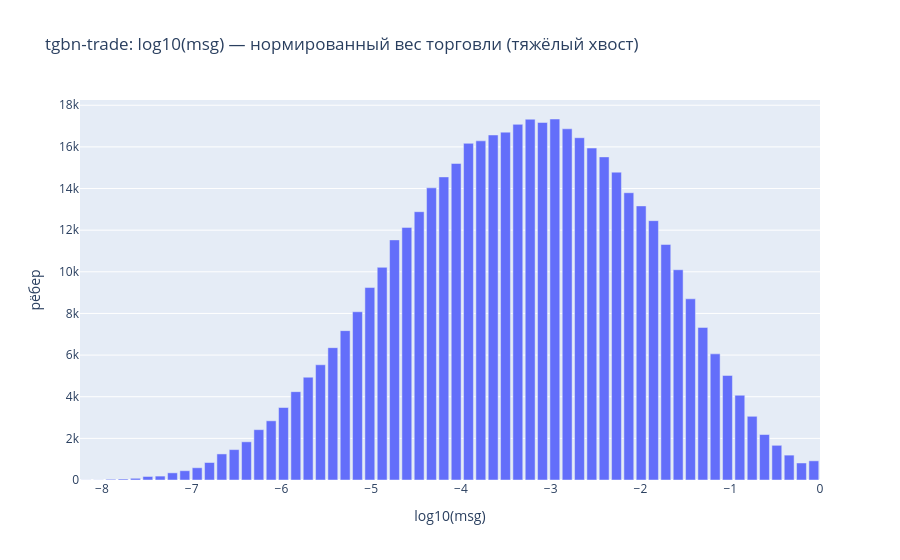
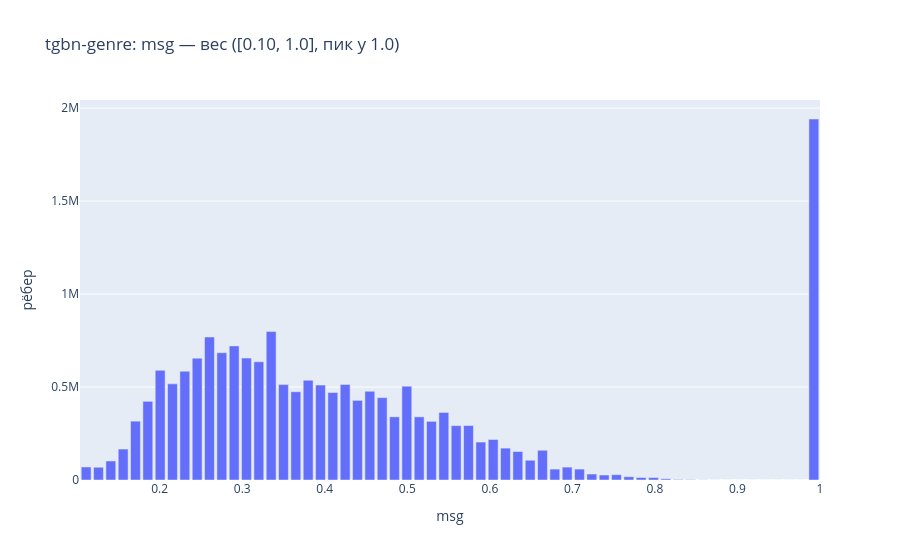

The notebook cell saved with these charts, in order:
### Code cell
def hist_bar(values, title, xlabel, bins=60, logx=False):
    v = np.asarray(values)
    if logx:
        v = np.log10(v); xlabel = f"log10({xlabel})"
    counts, edges = np.histogram(v, bins=bins)
    centers = (edges[:-1] + edges[1:]) / 2
    return px.bar(x=centers, y=counts, title=title, labels={"x": xlabel, "y": "рёбер"})

tr_msg = D["tgbn-trade"]["edges"]["msg"].to_numpy()
ge_msg = D["tgbn-genre"]["edges"]["msg"].to_numpy()
hist_bar(tr_msg, "tgbn-trade: log10(msg) — нормированный вес торговли (тяжёлый хвост)", "msg", logx=True).show()
hist_bar(ge_msg, "tgbn-genre: msg — вес ([0.10, 1.0], пик у 1.0)", "msg").show()

### Figure 1 — Plotly figure (JSON) as saved in the notebook; plotly's stock layout.template omitted (floating-point values rounded to 4 significant figures)
{"data": [{"hovertemplate": "log10(msg)=%{x}<br>рёбер=%{y}<extra></extra>", "legendgroup": "", "marker": {"color": "#636efa", "pattern": {"shape": ""}}, "name": "", "orientation": "v", "showlegend": false, "textposition": "auto", "type": "bar", "x": [-8.175, -8.038, -7.901, -7.763, -7.626, -7.488, -7.351, -7.214, -7.076, -6.939, -6.801, -6.664, -6.527, -6.389, -6.252, -6.114, -5.977, -5.84, -5.702, -5.565, -5.427, -5.29, -5.153, -5.015, -4.878, -4.74, -4.603, -4.466, -4.328, -4.191, -4.053, -3.916, -3.779, -3.641, -3.504, -3.366, -3.229, -3.092, -2.954, -2.817, -2.679, -2.542, -2.405, -2.267, -2.13, -1.992, -1.855, -1.718, -1.58, -1.443, -1.305, -1.168, -1.031, -0.8931, -0.7557, -0.6183, -0.4809, -0.3435, -0.2061, -0.0687], "xaxis": "x", "y": [5, 6, 35, 48, 82, 169, 188, 344, 446, 589, 840, 1252, 1460, 1835, 2418, 2843, 3482, 4243, 4937, 5534, 6356, 7174, 8081, 9243, 10214, 11533, 12133, 12887, 14032, 14558, 15203, 16171, 16290, 16572, 16708, 17082, 17328, 17173, 17339, 16868, 16440, 15944, 15519, 14785, 13798, 13165, 12456, 11312, 10099, 8702, 7329, 6058, 5022, 4071, 3060, 2184, 1666, 1195, 818, 921], "yaxis": "y"}], "layout": {"barmode": "relative", "legend": {"tracegroupgap": 0}, "title": {"text": "tgbn-trade: log10(msg) — нормированный вес торговли (тяжёлый хвост)"}, "xaxis": {"anchor": "y", "domain": [0, 1], "title": {"text": "log10(msg)"}}, "yaxis": {"anchor": "x", "domain": [0, 1], "title": {"text": "рёбер"}}}}

### Figure 2 — Plotly figure (JSON) as saved in the notebook; plotly's stock layout.template omitted (floating-point values rounded to 4 significant figures)
{"data": [{"hovertemplate": "msg=%{x}<br>рёбер=%{y}<extra></extra>", "legendgroup": "", "marker": {"color": "#636efa", "pattern": {"shape": ""}}, "name": "", "orientation": "v", "showlegend": false, "textposition": "auto", "type": "bar", "x": [0.1109, 0.1259, 0.1408, 0.1557, 0.1707, 0.1856, 0.2006, 0.2155, 0.2305, 0.2454, 0.2603, 0.2753, 0.2902, 0.3052, 0.3201, 0.3351, 0.35, 0.3649, 0.3799, 0.3948, 0.4098, 0.4247, 0.4397, 0.4546, 0.4695, 0.4845, 0.4994, 0.5144, 0.5293, 0.5443, 0.5592, 0.5741, 0.5891, 0.604, 0.619, 0.6339, 0.6489, 0.6638, 0.6787, 0.6937, 0.7086, 0.7236, 0.7385, 0.7534, 0.7684, 0.7833, 0.7983, 0.8132, 0.8282, 0.8431, 0.858, 0.873, 0.8879, 0.9029, 0.9178, 0.9328, 0.9477, 0.9626, 0.9776, 0.9925], "xaxis": "x", "y": [70121, 68619, 102410, 166496, 316435, 423115, 589638, 517013, 584855, 655240, 768933, 684458, 721253, 655668, 635770, 798230, 513154, 474804, 536417, 510451, 470350, 513979, 428232, 477174, 442871, 339687, 504765, 339691, 315532, 363236, 292338, 292731, 204090, 217985, 171452, 153262, 106231, 159857, 58681, 69268, 58667, 32091, 26861, 28542, 17710, 13333, 13157, 6680, 2805, 1788, 621, 269, 38, 0, 0, 0, 0, 0, 0, 1941341], "yaxis": "y"}], "layout": {"barmode": "relative", "legend": {"tracegroupgap": 0}, "title": {"text": "tgbn-genre: msg — вес ([0.10, 1.0], пик у 1.0)"}, "xaxis": {"anchor": "y", "domain": [0, 1], "title": {"text": "msg"}}, "yaxis": {"anchor": "x", "domain": [0, 1], "title": {"text": "рёбер"}}}}
